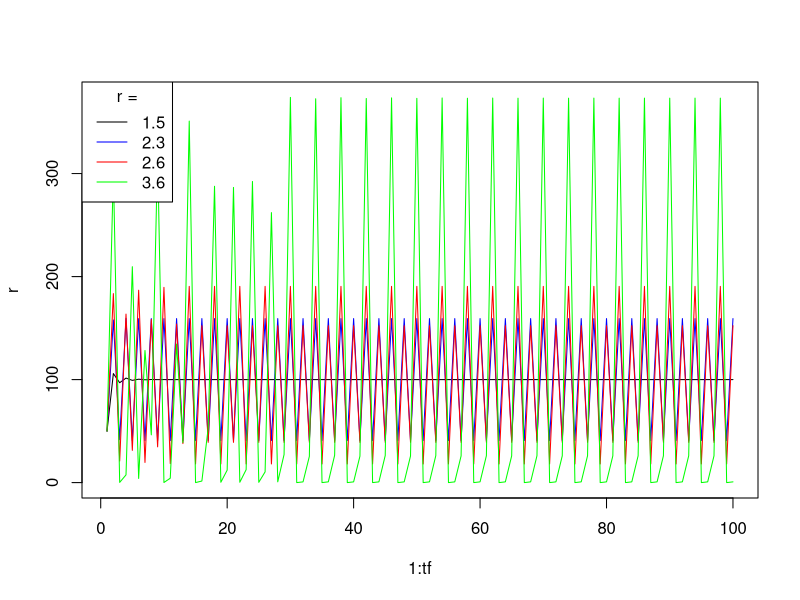
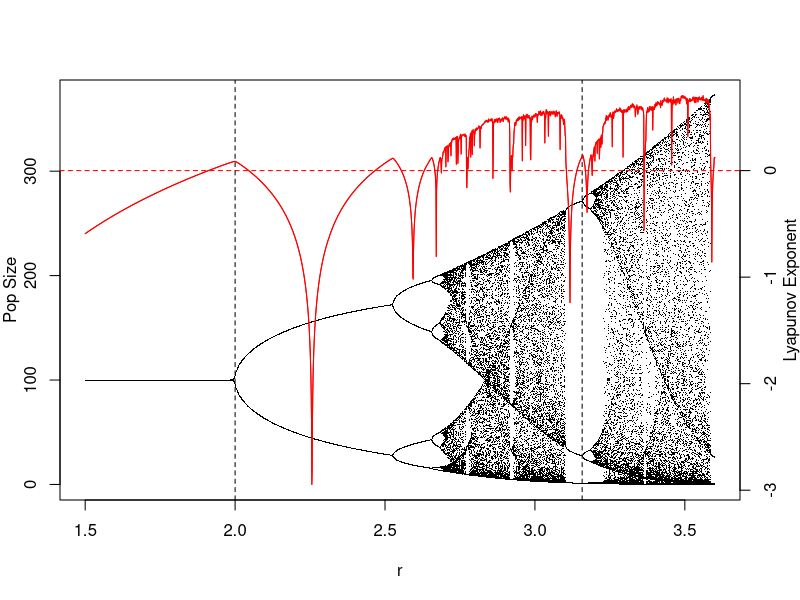

Recreate these plots in R, in order. (Note: this script raises an error after producing the figures.)
# Assignment 1
# (N_t+1=N_t*exp(r*(1-N_t/K)))

RickRoll <- function(nt, r, k){
  nt1 <- nt*exp(r*(1-nt/k))
  return(nt1)
}

k <- 100
n0 <- 50
tf <- 100

vr <- c(1.5,2.3,2.6,3.6)
Nvr <- length(vr)
r <- matrix(NA,nrow=tf,ncol=Nvr)
str(r)
r[1,] <- rep(n0,Nvr)
for(t in 1:(tf-1)){
  r[t+1,] <- RickRoll(r[t,],r=vr,k=k)
}

matplot(1:tf,r,type = "l",col = c("black","blue","red","green"),lty = rep(1.4))
legend("topleft", title = "r =", col = c("black","blue","red","green"),legend=c("1.5","2.3","2.6","3.6"),lty = rep(1,4))

## round 2

rm(n)
rm(r)
rm(t)

k <- 100
n0 <- 50
tf <- 500

vr <- seq(from=1.5,to=3.6,by=0.001)
Nvr <- length(vr)
r <- matrix(NA,nrow=tf,ncol=Nvr)
str(r)
r[1,] <- rep(n0,Nvr)
for(t in 1:(tf-1)){
  r[t+1,] <- RickRoll(r[t,],r=vr,k=k)
}

#matplot(vr,r[(tf-40):tf,],type = "p",col = rep("black",Nvr),pch = rep(20,Nvr))

####

rm(x)
rm(lyap)

f=function(r,x)x*exp(r*(1-x))
fp=function(r,x)exp(r*(1-x))*(1-r*x)
Tf=1000

# a vector to store the values in and the initial densities
lyap=numeric(Nvr)
x=n0

for(t in 1:Tf){
  x=f(vr,x) # updating the n values for all the r values
  lyap=lyap+log(abs(fp(vr,x))) # summing up all the logs of absolute values of derivatives
}
length(lyap)
lyap=lyap/Tf

#####

str(r)
r2 <- r[(tf-79):tf,]
str(r2)

par(mar=c(5,3,4,3)) # change margins to make room for two y axes
plot(vr,r2[1,], pch=".", xlab="r",ylab=NA) # plot initial bifurcation diagram points
mtext(side=2,line=2,"Pop Size") # add axis label
for(j in 2:40) points(vr,r2[j,],pch=".") # plot the rest of the bifurcation diagram points
par(new=T) # add a new plot on top of the old one
plot(vr,lyap,type="l",col="red",axes=F,xlab=NA,ylab=NA) # plot lyapunov exponents against vr
axis(side=4) # add a second y axis on the right side
mtext(side=4,line=2,"Lyapunov Exponent") # add a second y axis label
abline(h=0,lty=2,col="red") # add a dashed line showing a lyapunov exponent of 0
abline(v=c(2.0,3.1575),lty=2,col="black") # add a dashed line to see how bifurcation matches up with lyapunov

#### 









lines(vr,lyap,type="l", col="red")

rm(n)
Tf=1000

# a vector to store the values in and the initial densities
lyap=numeric(Nvr)
n=n0

for(t in 1:Tf){
  n=f(r,n) # updating the n values for all the r values
  lyap=lyap+log(abs(fp(vr,n))) # summing up all the logs of absolute values of derivatives
}
lyap
lyap=lyap/Tf

plot(vr,lyap,type="l",col="red")
abline(h=0,lty=2)
